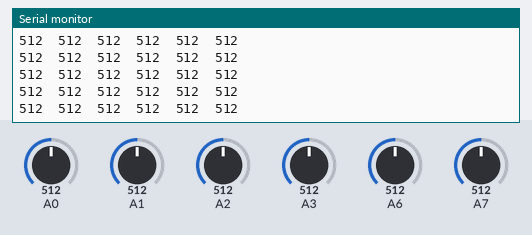
Simulated run of this sketch. Board: Arduino Uno, built with avr-gcc and run on an emulated ATmega328P. On the bench: the last lines printed to the serial monitor. The test bench sets the inputs (shaded band); at power-on: A0 = 512, A1 = 512, A6 = 512, A2 = 512, A3 = 512, A7 = 512.

Above: at 1.2 s.
1.3 s: A0 set to 109
At 2.2 s:
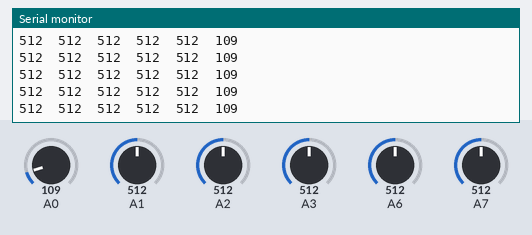
4.3 s: A0 set to 88
At 5.3 s:
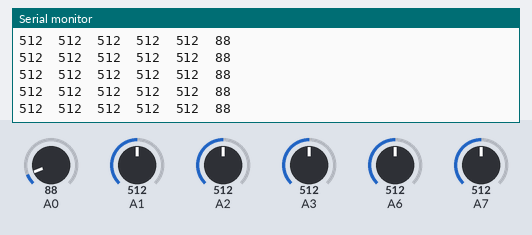
5.8 s: A1 set to 106
At 6.5 s:
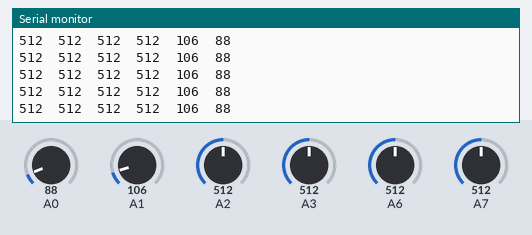
8.8 s: A1 set to 89
At 9.8 s:
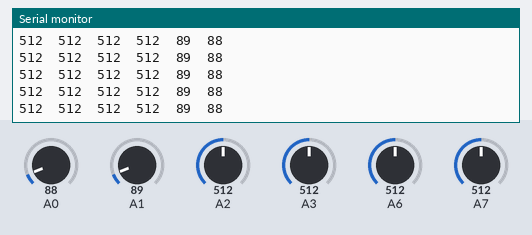
13.3 s: A6 set to 110
At 14.4 s:
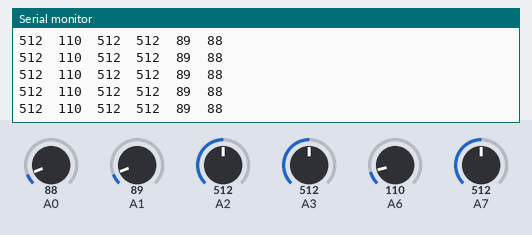
16.3 s: A6 set to 90
At 17.4 s:
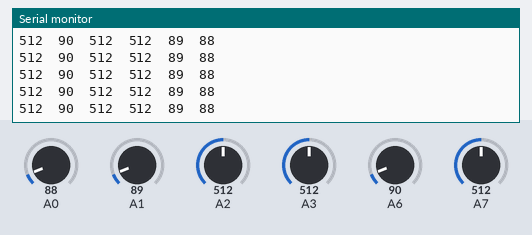
Timing chart, 0 to 19.3 s (numbered marks = the images above; inputs shaded):
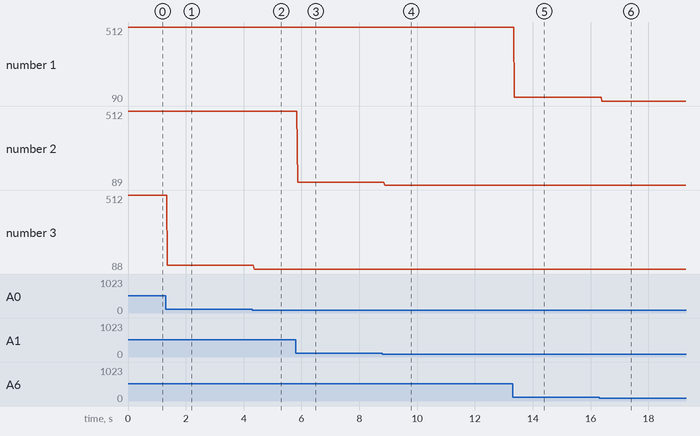

Measured:
- after the input at 1.3 s, the serial monitor: prints a new line after 0.07 s (image 1)
- after the input at 4.3 s, the serial monitor: prints a new line after 0.06 s (image 2)
- after the input at 5.8 s, the serial monitor: prints a new line after 0.08 s (image 3)
- after the input at 8.8 s, the serial monitor: prints a new line after 0.07 s (image 4)
- after the input at 13.3 s, the serial monitor: prints a new line after 0.07 s (image 5)
- after the input at 16.3 s, the serial monitor: prints a new line after 0.09 s (image 6)
- plotted number 1: 512 → 110 after the input at 13.3 s, 110 → 90 after the input at 16.3 s
- plotted number 2: 512 → 106 after the input at 5.8 s, 106 → 89 after the input at 8.8 s

The sketch:

TCrt.ino
```cpp
void setup() {
  // put your setup code here, to run once:

  Serial.begin(9600);

}

void loop() {
  // put your main code here, to run repeatedly:

  Serial.print(analogRead(7));
  Serial.print("  ");

  Serial.print(analogRead(6));
  Serial.print("  ");

  Serial.print(analogRead(3));
  Serial.print("  ");

  Serial.print(analogRead(2));
  Serial.print("  ");

  Serial.print(analogRead(1));
  Serial.print("  ");

  Serial.print(analogRead(0));
  Serial.print("  ");

  Serial.println();

}
```
